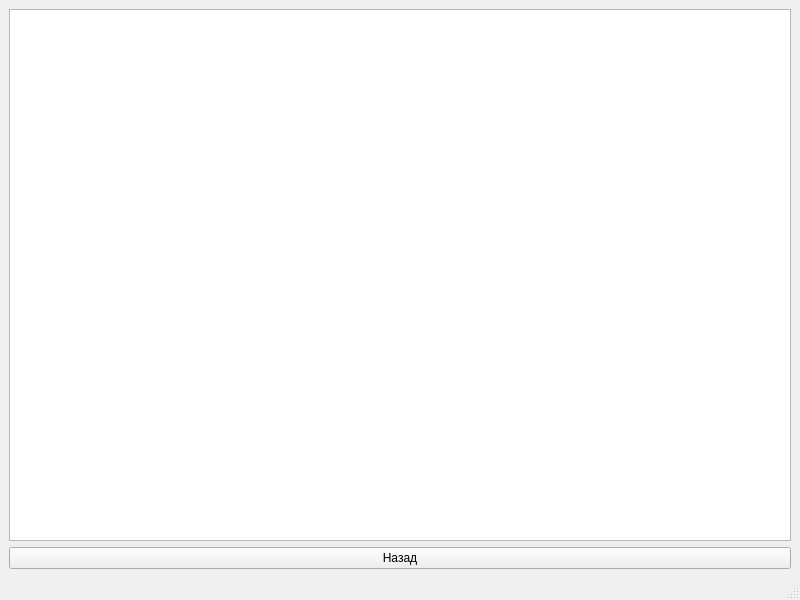
<?xml version="1.0" encoding="UTF-8"?>
<ui version="4.0">
 <class>dataWindow</class>
 <widget class="QMainWindow" name="dataWindow">
  <property name="geometry">
   <rect>
    <x>0</x>
    <y>0</y>
    <width>800</width>
    <height>600</height>
   </rect>
  </property>
  <property name="windowTitle">
   <string>MainWindow</string>
  </property>
  <widget class="QWidget" name="centralwidget">
   <layout class="QGridLayout" name="gridLayout">
    <item row="0" column="0">
     <widget class="QTableWidget" name="humanTableWidget"/>
    </item>
    <item row="1" column="0">
     <widget class="QPushButton" name="backPushButton">
      <property name="text">
       <string>Назад</string>
      </property>
     </widget>
    </item>
   </layout>
  </widget>
  <widget class="QMenuBar" name="menubar">
   <property name="geometry">
    <rect>
     <x>0</x>
     <y>0</y>
     <width>800</width>
     <height>26</height>
    </rect>
   </property>
  </widget>
  <widget class="QStatusBar" name="statusbar"/>
 </widget>
 <resources/>
 <connections/>
</ui>
